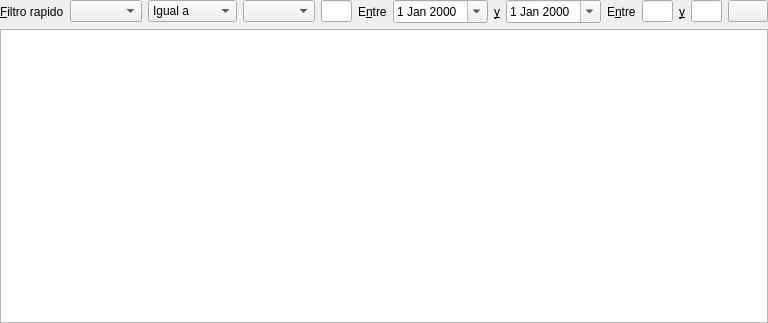
<?xml version="1.0" encoding="UTF-8"?>
<ui version="4.0">
 <class>DBFilterTableView</class>
 <widget class="QWidget" name="DBFilterTableView">
  <property name="geometry">
   <rect>
    <x>0</x>
    <y>0</y>
    <width>768</width>
    <height>323</height>
   </rect>
  </property>
  <property name="sizePolicy">
   <sizepolicy hsizetype="Expanding" vsizetype="Expanding">
    <horstretch>0</horstretch>
    <verstretch>0</verstretch>
   </sizepolicy>
  </property>
  <property name="windowTitle">
   <string>Form</string>
  </property>
  <layout class="QVBoxLayout" name="verticalLayout">
   <property name="margin">
    <number>0</number>
   </property>
   <item>
    <widget class="QFrame" name="gbFilter">
     <property name="frameShape">
      <enum>QFrame::NoFrame</enum>
     </property>
     <property name="frameShadow">
      <enum>QFrame::Plain</enum>
     </property>
     <layout class="QHBoxLayout" name="horizontalLayout">
      <property name="margin">
       <number>0</number>
      </property>
      <item>
       <widget class="QLabel" name="lblFastFilter">
        <property name="text">
         <string>&amp;Filtro rapido</string>
        </property>
        <property name="buddy">
         <cstring>cbFastFilter</cstring>
        </property>
       </widget>
      </item>
      <item>
       <widget class="QComboBox" name="cbFastFilter">
        <property name="toolTip">
         <string>Seleccione la columna por el que desa realizar el filtrado rápido.</string>
        </property>
        <property name="statusTip">
         <string>Seleccione la columna por el que desa realizar el filtrado rápido.</string>
        </property>
        <property name="whatsThis">
         <string>Seleccione la columna por el que desa realizar el filtrado rápido.</string>
        </property>
       </widget>
      </item>
      <item>
       <widget class="QComboBox" name="cbOperators">
        <item>
         <property name="text">
          <string>Igual a</string>
         </property>
        </item>
        <item>
         <property name="text">
          <string>Entre</string>
         </property>
        </item>
        <item>
         <property name="text">
          <string>Mayor que</string>
         </property>
        </item>
        <item>
         <property name="text">
          <string>Menor que</string>
         </property>
        </item>
        <item>
         <property name="text">
          <string>Distinto de</string>
         </property>
        </item>
       </widget>
      </item>
      <item>
       <widget class="QComboBox" name="cbFastFilterValue">
        <property name="sizePolicy">
         <sizepolicy hsizetype="Preferred" vsizetype="Fixed">
          <horstretch>0</horstretch>
          <verstretch>0</verstretch>
         </sizepolicy>
        </property>
       </widget>
      </item>
      <item>
       <widget class="QLineEdit" name="txtFastFilter">
        <property name="sizePolicy">
         <sizepolicy hsizetype="Expanding" vsizetype="Fixed">
          <horstretch>0</horstretch>
          <verstretch>0</verstretch>
         </sizepolicy>
        </property>
        <property name="toolTip">
         <string>Introduzca aquí el valor por el que desea filtrar el campo seleccionado en el combo adyacente. Pulse intro para realizar el filtrado.</string>
        </property>
        <property name="statusTip">
         <string>Introduzca aquí el valor por el que desea filtrar el campo seleccionado en el combo adyacente. Pulse intro para realizar el filtrado.</string>
        </property>
        <property name="whatsThis">
         <string>&lt;!DOCTYPE HTML PUBLIC &quot;-//W3C//DTD HTML 4.0//EN&quot; &quot;http://www.w3.org/TR/REC-html40/strict.dtd&quot;&gt;
&lt;html&gt;&lt;head&gt;&lt;meta name=&quot;qrichtext&quot; content=&quot;1&quot; /&gt;&lt;style type=&quot;text/css&quot;&gt;
p, li { white-space: pre-wrap; }
&lt;/style&gt;&lt;/head&gt;&lt;body style=&quot; font-family:'DejaVu Sans'; font-size:9pt; font-weight:400; font-style:normal;&quot;&gt;
&lt;table style=&quot;-qt-table-type: root; margin-top:4px; margin-bottom:4px; margin-left:4px; margin-right:4px;&quot;&gt;
&lt;tr&gt;
&lt;td style=&quot;border: none;&quot;&gt;
&lt;p style=&quot; margin-top:0px; margin-bottom:0px; margin-left:0px; margin-right:0px; -qt-block-indent:0; text-indent:0px;&quot;&gt;Introduzca aquí el valor por el que desea filtrar el campo seleccionado en el combo adyacente. Se presentarán sólo aquellos registros cuyos valores de la columna indicada en el combo, coincidan con el introducido por usted. &lt;/p&gt;
&lt;p style=&quot; margin-top:0px; margin-bottom:0px; margin-left:0px; margin-right:0px; -qt-block-indent:0; text-indent:0px;&quot;&gt;Dispone de algunos modificadores: Por ejemplo, si utiliza &amp;lt;, &amp;gt; o = en una columna con un campo numérico, visualizará aquellos registros con un valor menor, mayor o igual al indicado.&lt;/p&gt;
&lt;p style=&quot; margin-top:0px; margin-bottom:0px; margin-left:0px; margin-right:0px; -qt-block-indent:0; text-indent:0px;&quot;&gt;&lt;span style=&quot; font-style:italic;&quot;&gt;Pulse intro para realizar el filtrado.&lt;/span&gt;&lt;/p&gt;&lt;/td&gt;&lt;/tr&gt;&lt;/table&gt;&lt;/body&gt;&lt;/html&gt;</string>
        </property>
       </widget>
      </item>
      <item>
       <layout class="QHBoxLayout" name="layoutDate">
        <item>
         <widget class="QLabel" name="lblDate1">
          <property name="text">
           <string>E&amp;ntre</string>
          </property>
          <property name="buddy">
           <cstring>dateEdit1</cstring>
          </property>
         </widget>
        </item>
        <item>
         <widget class="QDateEdit" name="dateEdit1">
          <property name="calendarPopup">
           <bool>true</bool>
          </property>
         </widget>
        </item>
        <item>
         <widget class="QLabel" name="lblDate2">
          <property name="text">
           <string>&amp;y</string>
          </property>
          <property name="buddy">
           <cstring>dateEdit2</cstring>
          </property>
         </widget>
        </item>
        <item>
         <widget class="QDateEdit" name="dateEdit2">
          <property name="calendarPopup">
           <bool>true</bool>
          </property>
         </widget>
        </item>
       </layout>
      </item>
      <item>
       <widget class="QLabel" name="lblBetween">
        <property name="text">
         <string>E&amp;ntre</string>
        </property>
        <property name="buddy">
         <cstring>dbFastFilter</cstring>
        </property>
       </widget>
      </item>
      <item>
       <widget class="QLineEdit" name="dbFastFilter"/>
      </item>
      <item>
       <widget class="QLabel" name="lblAnd">
        <property name="text">
         <string>&amp;y</string>
        </property>
        <property name="buddy">
         <cstring>dbFastFilter2</cstring>
        </property>
       </widget>
      </item>
      <item>
       <widget class="QLineEdit" name="dbFastFilter2"/>
      </item>
      <item>
       <spacer name="horizontalSpacer">
        <property name="orientation">
         <enum>Qt::Horizontal</enum>
        </property>
        <property name="sizeHint" stdset="0">
         <size>
          <width>40</width>
          <height>20</height>
         </size>
        </property>
       </spacer>
      </item>
      <item>
       <widget class="QPushButton" name="pbSort">
        <property name="toolTip">
         <string>Ordenar por varios campos</string>
        </property>
        <property name="statusTip">
         <string>Ordenar por varios campos</string>
        </property>
        <property name="whatsThis">
         <string>Permite ordenar el formulario por varios campos, además de permitirle determinar el orden de las columnas del listado de registros.</string>
        </property>
        <property name="icon">
         <iconset resource="../../../resources/resources.qrc">
          <normaloff>:/generales/images/sort.png</normaloff>:/generales/images/sort.png</iconset>
        </property>
        <property name="iconSize">
         <size>
          <width>18</width>
          <height>18</height>
         </size>
        </property>
       </widget>
      </item>
     </layout>
    </widget>
   </item>
   <item>
    <widget class="DBTableView" name="tvListView">
     <property name="toolTip">
      <string>Aquí se presenta el listado de presupuestos para la selección actual</string>
     </property>
     <property name="statusTip">
      <string>Aquí se presenta el listado de presupuestos para la selección actual</string>
     </property>
     <property name="whatsThis">
      <string>Aquí se presenta el listado de presupuestos para la selección actual</string>
     </property>
     <property name="editTriggers">
      <set>QAbstractItemView::NoEditTriggers</set>
     </property>
     <property name="alternatingRowColors">
      <bool>true</bool>
     </property>
     <property name="selectionMode">
      <enum>QAbstractItemView::SingleSelection</enum>
     </property>
     <property name="selectionBehavior">
      <enum>QAbstractItemView::SelectRows</enum>
     </property>
     <property name="iconSize">
      <size>
       <width>24</width>
       <height>24</height>
      </size>
     </property>
     <property name="sortingEnabled">
      <bool>true</bool>
     </property>
    </widget>
   </item>
  </layout>
 </widget>
 <customwidgets>
  <customwidget>
   <class>DBTableView</class>
   <extends>QTableView</extends>
   <header>widgets/dbtableview.h</header>
   <container>1</container>
  </customwidget>
 </customwidgets>
 <tabstops>
  <tabstop>cbFastFilter</tabstop>
  <tabstop>cbOperators</tabstop>
  <tabstop>cbFastFilterValue</tabstop>
  <tabstop>txtFastFilter</tabstop>
  <tabstop>dateEdit1</tabstop>
  <tabstop>dateEdit2</tabstop>
  <tabstop>dbFastFilter</tabstop>
  <tabstop>dbFastFilter2</tabstop>
  <tabstop>pbSort</tabstop>
  <tabstop>tvListView</tabstop>
 </tabstops>
 <resources>
  <include location="../../../resources/resources.qrc"/>
  <include location="../../../resources/resources.qrc"/>
 </resources>
 <connections/>
</ui>
